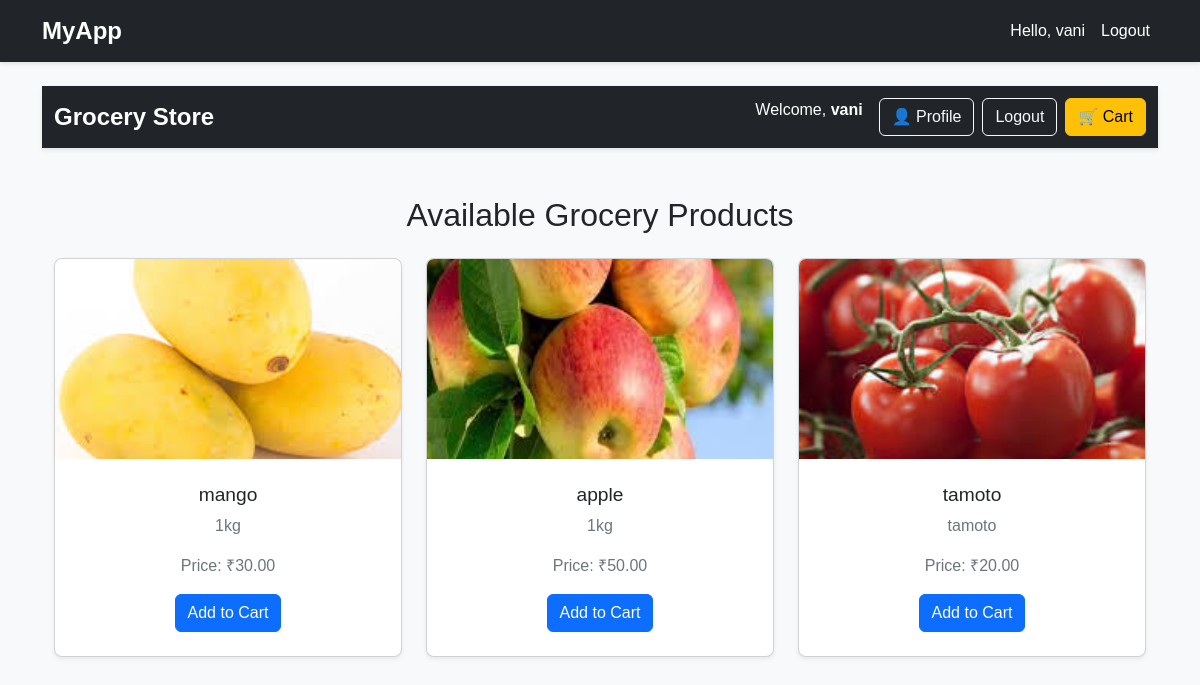
/ (signed in), run on the app's committed database.
### groceryapp/models.py (models this page shows, shortened)
class Product(models.Model):
    name = models.CharField(max_length=200, unique=True)
    price = models.DecimalField(max_digits=10, decimal_places=2)
    image = models.ImageField(upload_to='product_images/', null=True, blank=True)
    description = models.TextField(blank=True)
    created_at = models.DateTimeField(auto_now_add=True)
    updated_at = models.DateTimeField(auto_now=True)

### groceryapp/views.py (the view)
# urls.py: 2. Add a URL to urlpatterns:  path('', views.home, name='home')
@login_required
def home(request):
    products = Product.objects.all()
    return render(request, "myapp/home.html", {"products": products})

### groceryapp/templates/myapp/home.html (shortened to what this page needs)
{% extends 'myapp/base.html' %}
{% block content %}
<!DOCTYPE html>
<html lang="en">
<head>
    <link rel="stylesheet" href="https://cdn.jsdelivr.net/npm/bootstrap@5.3.0/dist/css/bootstrap.min.css">
</head>
<body>
<nav class="navbar navbar-expand-lg navbar-dark bg-dark">
    <div class="container">
        <a class="navbar-brand" href="{% url 'home' %}">Grocery Store</a>
        <div class="collapse navbar-collapse" id="navbarNav">
            <ul class="navbar-nav ms-auto">
                {% if user.is_authenticated %}
                    <li class="nav-item">
                        <span class="navbar-text text-white me-3">Welcome, <strong>{{ user.username }}</strong></span>
                    </li>
                    <li class="nav-item">
                        <a class="btn btn-outline-light me-2" href="{% url 'profile' %}">👤 Profile</a>
                    </li>
                    <li class="nav-item">
                        <a class="btn btn-outline-light me-2" href="{% url 'logout' %}">Logout</a>
                    </li>
                {% endif %}
                <li class="nav-item">
                    <a class="btn btn-warning" href="{% url 'cart' %}">🛒 Cart</a>
                </li>
            </ul>
        </div>
    </div>
</nav>
<div class="container mt-5">
    <h2 class="text-center mb-4">Available Grocery Products</h2>
    <div class="row">
        {% for product in products %}
        <div class="col-md-6 col-lg-4">
            <div class="card mb-4 shadow-sm product-card">
                <img src="{{ product.image.url }}" class="card-img-top" alt="{{ product.name }}">
                <div class="card-body text-center">
                    <h5 class="card-title">{{ product.name }}</h5>
                    <p class="card-text"> {{ product.description }}</p>
                    <p class="card-text">Price: ₹{{ product.price }}</p>
                    <a href="{% url 'add_to_cart' product.id %}" class="btn btn-primary">Add to Cart</a>
                </div>
            </div>
        </div>
        {% empty %}
        <p class="text-center">No products available.</p>
        {% endfor %}
    </div>
</div>
</body>
</html>
{% endblock %}

### groceryapp/templates/myapp/base.html (shortened to what this page needs)
<!DOCTYPE html>
<html lang="en">
<head>
    <link rel="stylesheet" href="https://cdn.jsdelivr.net/npm/bootstrap@5.3.0/dist/css/bootstrap.min.css">
</head>
<body>
    <nav class="navbar navbar-expand-lg navbar-dark bg-dark">
        <div class="container">
            <a class="navbar-brand" href="{% url 'home' %}">MyApp</a>
            <ul class="navbar-nav ms-auto">
                {% if user.is_authenticated %}
                    <li class="nav-item">
                        <span class="nav-link text-white">Hello, {{ user.username }}</span>
                    </li>
                    <li class="nav-item">
                        <a class="nav-link btn btn-danger btn-sm text-white" href="{% url 'logout' %}">Logout</a>
                    </li>
                {% else %}
                    <li class="nav-item">
                        <a class="nav-link btn btn-primary btn-sm text-white" href="{% url 'login' %}">Login</a>
                    </li>
                {% endif %}
            </ul>
        </div>
    </nav>
    <div class="container mt-4">
        {% block content %}{% endblock %}
    </div>
</body>
</html>

### groceryapp/templates/myapp/home.html (style rules this page uses)
body { font-family: 'Arial', sans-serif; background-color: #f8f9fa; }
.navbar { box-shadow: 0 2px 4px rgba(0, 0, 0, 0.1); }
.navbar-brand { font-weight: bold; font-size: 1.5rem; }
.product-card { transition: transform 0.3s ease, box-shadow 0.3s ease; cursor: pointer; border-radius: 8px; overflow: hidden; }
.product-card img { height: 200px; object-fit: cover; }
.product-card .card-body { padding: 1.5rem; }
.product-card .card-title { font-size: 1.2rem; margin-bottom: 0.5rem; }
.product-card .card-text { color: #6c757d; margin-bottom: 1rem; }
.btn-warning { background-color: #ffc107; border-color: #ffc107; }
.text-center { text-align: center; }
.mt-5 { margin-top: 3rem !important; }

### data on the page
Product: image (picture), name "mango", description "1kg", price "30.00"
Product: image (picture), name "apple", description "1kg", price "50.00"
Product: image (picture), name "tamoto", description "tamoto", price "20.00"

### other printed values
{{ user.username }} "vani"
